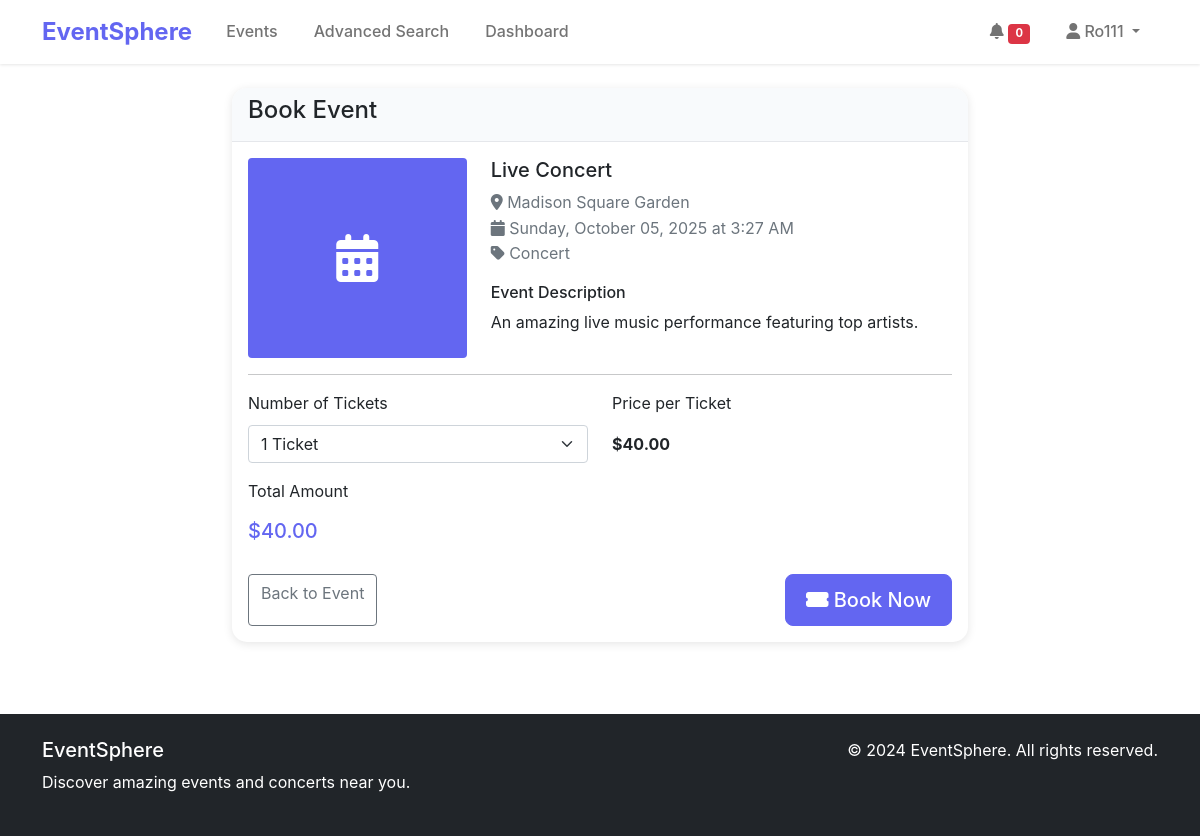
/events/book/1/ (signed in), run on the app's committed database.
### events/models.py (models this page shows, shortened)
class Event(models.Model):
    title = models.CharField(max_length=200)
    description = models.TextField()
    category = models.ForeignKey(Category, on_delete=models.CASCADE)
    venue = models.ForeignKey(Venue, on_delete=models.CASCADE)
    date = models.DateTimeField()
    price = models.DecimalField(max_digits=10, decimal_places=2)
    image = models.ImageField(upload_to='events/', blank=True, null=True)
    created_by = models.ForeignKey(User, on_delete=models.CASCADE, null=True, blank=True)
    created_at = models.DateTimeField(auto_now_add=True)
    updated_at = models.DateTimeField(auto_now=True)
    is_active = models.BooleanField(default=True)
    class Meta:
        ordering = ['date']

class Venue(models.Model):
    name = models.CharField(max_length=200)
    address = models.TextField()
    city = models.CharField(max_length=100)
    state = models.CharField(max_length=100)
    zip_code = models.CharField(max_length=20)
    capacity = models.IntegerField(default=0)

class Category(models.Model):
    name = models.CharField(max_length=100)
    slug = models.SlugField(unique=True)
    description = models.TextField(blank=True)
    image = models.ImageField(upload_to='categories/', blank=True, null=True)
    class Meta:
        verbose_name_plural = "Categories"

### events/views.py (the view, shortened to what this page needs)
# urls.py: path('book/<int:event_id>/', views.book_event, name='book_event'),
@login_required
def book_event(request, event_id):
    event = get_object_or_404(Event, id=event_id, is_active=True)
    context = {
        'event': event,
    }
    return render(request, 'events/book_event.html', context)

### templates/events/book_event.html (shortened to what this page needs)
{% extends 'base.html' %}
{% load static %}
{% block content %}
<div class="container py-4">
    <div class="row">
        <div class="col-md-8 mx-auto">
            <div class="card">
                <div class="card-header">
                    <h4>Book Event</h4>
                </div>
                <div class="card-body">
                    <div class="row">
                        <div class="col-md-4">
                            {% if event.image %}
                            <img src="{{ event.image.url }}" class="img-fluid rounded" alt="{{ event.title }}">
                            {% else %}
                            <div class="bg-primary rounded d-flex align-items-center justify-content-center text-white" style="height: 200px;">
                                <i class="fas fa-calendar-alt fa-3x"></i>
                            </div>
                            {% endif %}
                        </div>
                        <div class="col-md-8">
                            <h5>{{ event.title }}</h5>
                            <p class="text-muted">
                                <i class="fas fa-map-marker-alt"></i> {{ event.venue.name }}<br>
                                <i class="fas fa-calendar"></i> {{ event.date|date:"l, F d, Y" }} at {{ event.date|time:"g:i A" }}<br>
                                <i class="fas fa-tag"></i> {{ event.category.name }}
                            </p>
                            <div class="mb-3">
                                <h6>Event Description</h6>
                                <p>{{ event.description|truncatewords:30 }}</p>
                            </div>
                        </div>
                    </div>
                    <hr>
                    <form method="post" id="bookingForm">
                        <div class="row">
                            <div class="col-md-6">
                                <div class="mb-3">
                                    <label for="quantity" class="form-label">Number of Tickets</label>
                                    <select name="quantity" id="quantity" class="form-select" required>
                                        <option value="1">1 Ticket</option>
                                    </select>
                                </div>
                            </div>
                            <div class="col-md-6">
                                <div class="mb-3">
                                    <label class="form-label">Price per Ticket</label>
                                    <div class="form-control-plaintext">
                                        <strong>${{ event.price }}</strong>
                                    </div>
                                </div>
                            </div>
                        </div>
                        <div class="row">
                            <div class="col-md-12">
                                <div class="mb-3">
                                    <label class="form-label">Total Amount</label>
                                    <div class="form-control-plaintext">
                                        <h5 class="text-primary" id="totalAmount">${{ event.price }}</h5>
                                    </div>
                                </div>
                            </div>
                        </div>
                        <div class="d-flex justify-content-between">
                            <a href="{% url 'events:event_detail' event.pk %}" class="btn btn-outline-secondary">Back to Event</a>
                            <button type="submit" class="btn btn-primary btn-lg">
                                <i class="fas fa-ticket-alt"></i> Book Now
                            </button>
                        </div>
                    </form>
                </div>
            </div>
        </div>
    </div>
</div>
{% endblock %}

### templates/base.html (shortened to what this page needs)
<!DOCTYPE html>
<html lang="en">
<head>
    {% load static %}
    <link href="https://cdn.jsdelivr.net/npm/bootstrap@5.1.3/dist/css/bootstrap.min.css" rel="stylesheet">
    <link href="https://cdnjs.cloudflare.com/ajax/libs/font-awesome/6.0.0/css/all.min.css" rel="stylesheet">
    <link href="{% static 'css/style.css' %}" rel="stylesheet">
</head>
<body>
    <nav class="navbar navbar-expand-lg navbar-light bg-white shadow-sm">
        <div class="container">
            <a class="navbar-brand fw-bold" href="{% url 'home' %}">EventSphere</a>
            <div class="collapse navbar-collapse" id="navbarNav">
                <ul class="navbar-nav me-auto">
                    <li class="nav-item">
                        <a class="nav-link" href="{% url 'events:event_list' %}">Events</a>
                    </li>
                    <li class="nav-item">
                        <a class="nav-link" href="{% url 'events:advanced_search' %}">Advanced Search</a>
                    </li>
                    {% if user.is_authenticated %}
                    <li class="nav-item">
                        <a class="nav-link" href="{% url 'dashboard:dashboard' %}">Dashboard</a>
                    </li>
                    {% endif %}
                </ul>
                <ul class="navbar-nav">
                    {% if user.is_authenticated %}
                    <li class="nav-item">
                        <a class="nav-link" href="{% url 'notifications:notification_list' %}">
                            <i class="fas fa-bell"></i>
                            <span class="badge bg-danger" id="notification-count" style="font-size: 0.7em;">0</span>
                        </a>
                    </li>
                    <li class="nav-item dropdown">
                        <a class="nav-link dropdown-toggle" href="#" id="navbarDropdown" role="button" data-bs-toggle="dropdown">
                            <i class="fas fa-user"></i> {{ user.username }}
                        </a>
                    </li>
                    {% endif %}
                </ul>
            </div>
        </div>
    </nav>
    <main>
        {% block content %}
        {% endblock %}
    </main>
    <footer class="bg-dark text-white py-4 mt-5">
        <div class="container">
            <div class="row">
                <div class="col-md-6">
                    <h5>EventSphere</h5>
                    <p>Discover amazing events and concerts near you.</p>
                </div>
                <div class="col-md-6 text-md-end">
                    <p>&copy; 2024 EventSphere. All rights reserved.</p>
                </div>
            </div>
        </div>
    </footer>
</body>
</html>

### static/css/style.css (style rules this page uses)
:root { --primary-color: #6366f1; --secondary-color: #8b5cf6; --dark-color: #1f2937; --light-color: #f8fafc; }
body { font-family: 'Inter', -apple-system, BlinkMacSystemFont, sans-serif; line-height: 1.6; }
.navbar-brand { font-size: 1.5rem; color: var(--primary-color) !important; }
.navbar-nav .nav-link { font-weight: 500; margin: 0 10px; }
.btn-primary { background-color: var(--primary-color); border-color: var(--primary-color); border-radius: 8px; font-weight: 500; padding: 10px 20px; }
.card { border: none; border-radius: 15px; box-shadow: 0 2px 10px rgba(0, 0, 0, 0.1); }
.card-header { background-color: var(--light-color); border-bottom: 1px solid #e5e7eb; border-radius: 15px 15px 0 0 !important; font-weight: 600; }
.text-primary { color: var(--primary-color) !important; }
.bg-primary { background-color: var(--primary-color) !important; }
.shadow-sm { box-shadow: 0 1px 3px rgba(0, 0, 0, 0.1) !important; }
footer { margin-top: auto; }

### data on the page
Event: title "Live Concert", venue.name "Madison Square Garden", date "Sunday, October 05, 2025", date "3:27 AM", category.name "Concert", description "An amazing live music performance featuring top artists.", price "40.00"

### other printed values
{{ user.username }} "Ro111"
